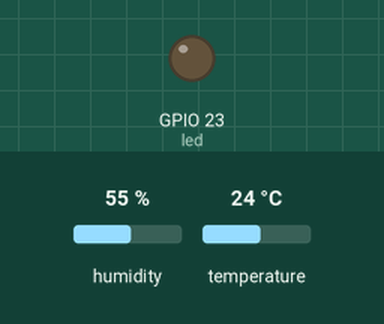
This sketch was run on a simulated ESP32. Parts: output pins drawn as LEDs (lit = HIGH). Inputs (shaded band) come from the test bench; at power-on: humidity 55 %, temperature 24 °C. WiFi joins after 1.5 s; servers stay silent unless stated; no MQTT or app messages arrive unless stated; what the sketch prints to the serial monitor is not drawn.

Above: at 2.7 s.
2.8 s: humidity set to 69 %
5.5 s: humidity set to 72 %
At 6.5 s:
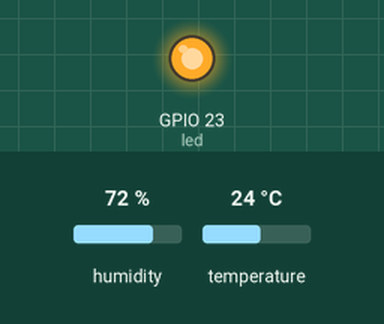
8.2 s: humidity set to 22 %
At 10.1 s:
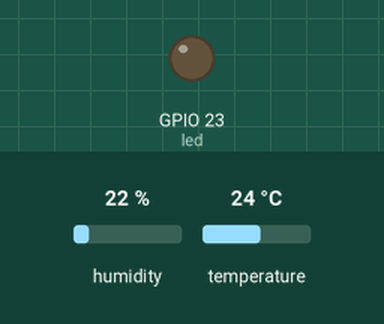
11.1 s: humidity set to 88 %
At 12.6 s:
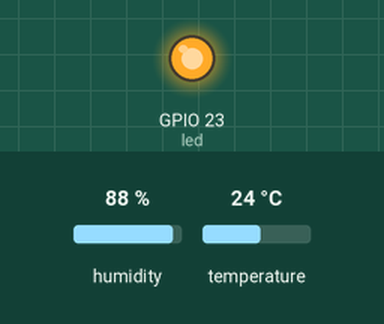
Timing chart, 0 to 14.1 s (numbered marks = the images above; inputs shaded):
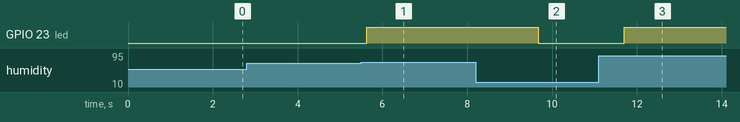

The sketch:

node_red_mqtt.ino
```cpp
#include <WiFi.h>
#include <DHT.h>
#include <PubSubClient.h>
#include <ArduinoJson.h>

#define led 23
#define dhtpin 22
#define dhttype DHT11

const char* ssid = "U+NetB495";
const char* pw = "1C1A027155";
const char* MQTT_B_IP = "broker.mqtt-dashboard.com";

float tem;
float humid;
String jsondata;

WiFiClient Cli;
DHT dht(dhtpin, dhttype);
PubSubClient Client(Cli);
StaticJsonBuffer<200> jsonBuf;
JsonObject& root = jsonBuf.createObject();

///////////////////////////////
void ValError() {
  digitalWrite(led, HIGH);
  Serial.println("Value Error!");
  delay(500);
  digitalWrite(led, LOW);
}

void WiFiConnect() {
  WiFi.mode(WIFI_STA);
  WiFi.begin(ssid, pw);
  Serial.println("WiFi connecting!");
  while(WiFi.status() != WL_CONNECTED) {
    delay(500);
    Serial.print(".");
  }
  Serial.println("");
  Serial.println("WiFi Connected!");
}

void reconnect() {
  while(!Client.connected()) {
    Serial.println("MQTT connecting...");
    if(Client.connect("pswarkeungoo")){
      Serial.println("MQTT Connected!");
    }
    else {
      Serial.print("failed, rc = ");
      Serial.println(Client.state());
      Serial.println("try again in 5 seconds");
      delay(5000);
    }
  }
}

void SaveValToJson_send() {
  root["Temperature"] = tem;
  root["Humidity"] = humid;
  if (tem > 24.0 || humid > 70.0) {
    root["Tip"] = "Turn on the air conditioner.";
    digitalWrite(led, HIGH);
  }
  else {
    root["Tip"] = "You're in a pleasant state.";
    digitalWrite(led, LOW);
  }
  root.printTo(jsondata);
  char resultJsondata[100];
  jsondata.toCharArray(resultJsondata, 100);
  Client.publish("tem_humid_from_dht11_psw", resultJsondata);
  jsondata = "";
}

void DhtSensing() {
  tem = dht.readTemperature();
  humid = dht.readHumidity();
  if (isnan(tem) || isnan(humid)) {
    ValError();
  }
  else{
    SaveValToJson_send();
  }
  delay(1000);
}

/////////////////////////////////

void setup() {
  pinMode(led, OUTPUT);
  pinMode(dhtpin, INPUT);
  Serial.begin(115200);
  dht.begin();
  WiFiConnect();
  Client.setServer(MQTT_B_IP, 1883);
}

void loop() {
  if (!Client.connected()) {
    reconnect();
  }
  Client.loop();
  DhtSensing();
}
```

Measured:
- the behaviour switches between 70 and 71 % on humidity (found by bisection; images 0 and 1)
- after the input at 2.8 s, every drawn part: stays the same
- after the input at 5.5 s, GPIO 23 (led): LOW → HIGH after 0.13 s
- after the input at 8.2 s, GPIO 23 (led): HIGH → LOW after 1.5 s
- after the input at 11.1 s, GPIO 23 (led): LOW → HIGH after 0.60 s
